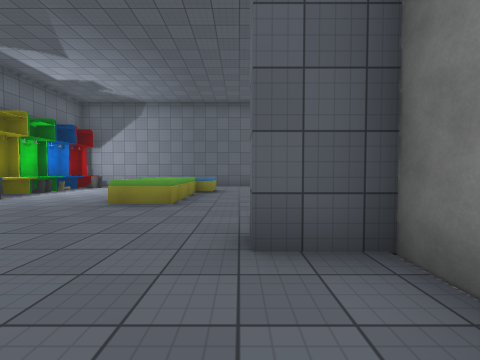
View 1 (above)

16 first-person views from a walk through a Unity game level. The camera is 1.3 m above the floor, tilts 2° down and sees 90° across. Doors are open. The floor is counted in squares, 2 m on a side. Each view is taken from the middle of a square. On the plan, view 1 faces up. The plan holds only what a view shows up to about 9 squares ahead; the rest is blank. The place goes on beyond the plan. The player character is not drawn. Some surface patterns are stand-ins.

View 2
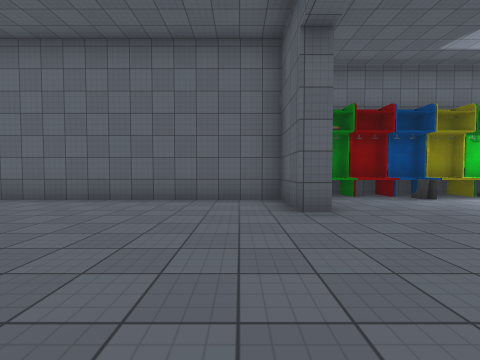

View 3
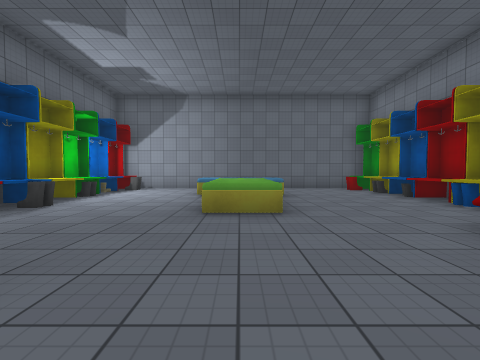

View 4
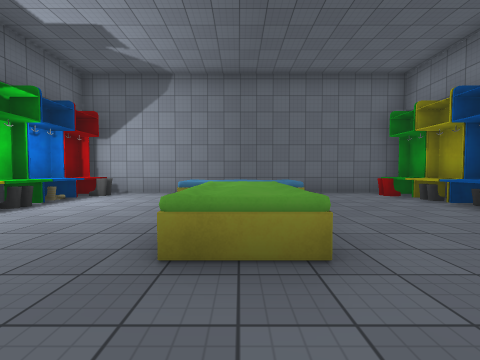

View 5
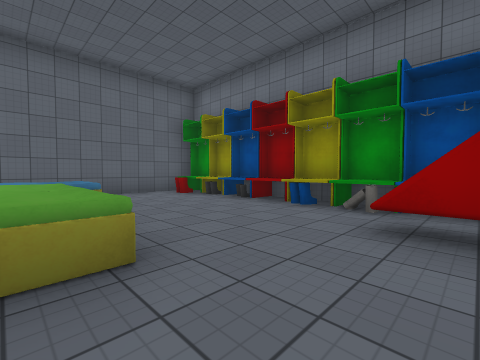

View 6
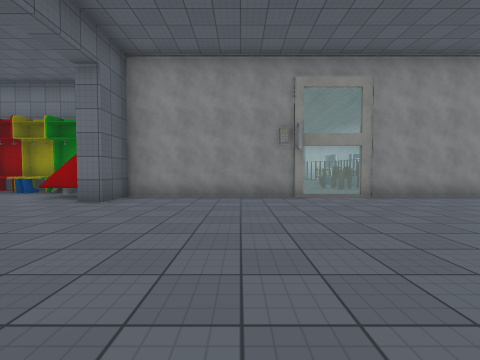

View 7
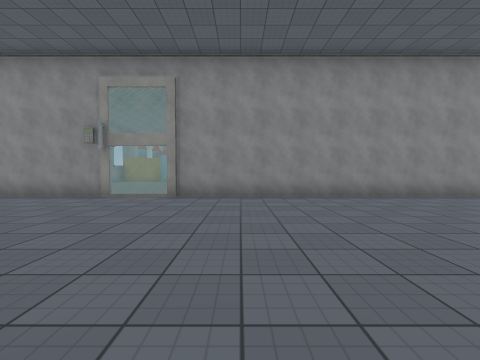

View 8
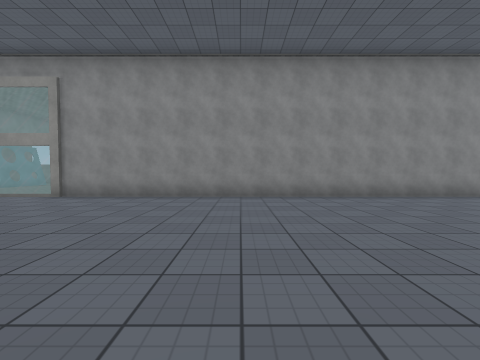

View 9
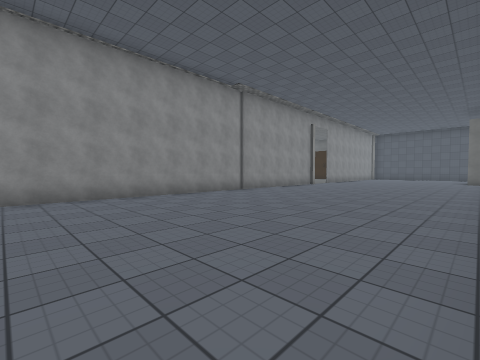

View 10
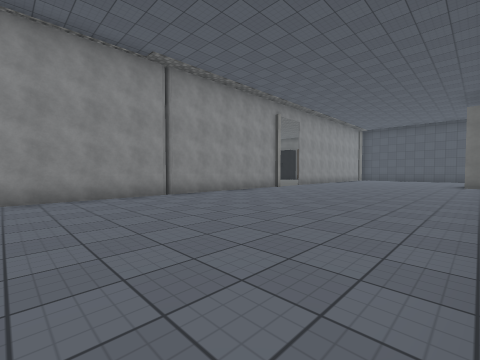

View 11
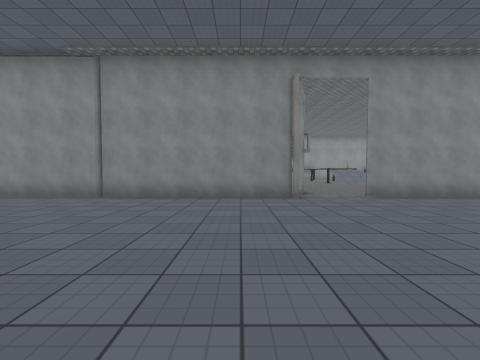

View 12
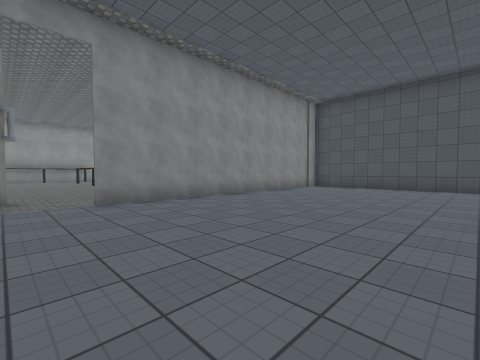

View 13
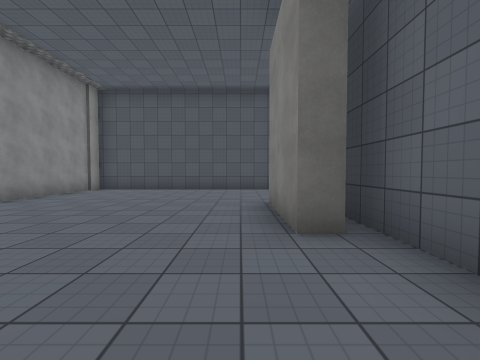

View 14
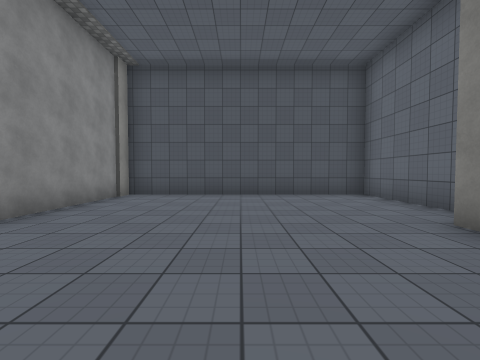

View 15
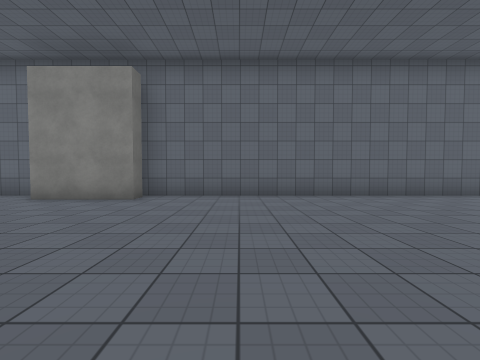

View 16
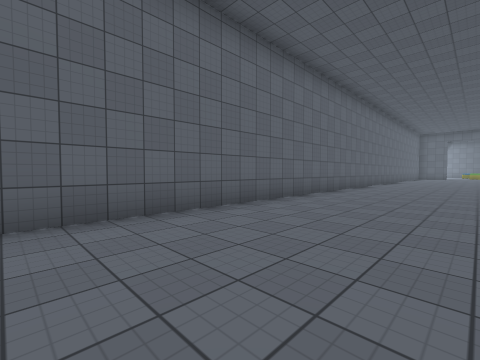

### Floor plan
Points are (right, up) in squares from view 1. A wall is a line through its corners. A room is listed if a view was taken in it or the views show most of it. See-through windows are left out.
Room 1 (views 1, 2, 3, 6, 7, 8, 9, 10, 11, 12, 13, 14, 16)
walls: (-5.5, -12.8) (-5.5, -27.5); (1.3, -19.4) (1.3, 1.9) (0.1, 1.9); (1.3, -22.4) (1.3, -20.4); (-5.1, -26.5) (-4.6, -26.5) (-4.6, -29); (-5.5, -29.6) (-5.5, -32.8) (1.3, -32.8) (1.3, -24.3); (-3.8, 1.9) (-5.5, 1.9) (-5.5, -4.6)
ways out: open door at (-1.5, 2) to room 2; opening at (1, -23.5) to room 3; opening at (1, -20) to room 3
Room 2 (views 4, 5)
walls: (3, 10.4) (-6.6, 10.4)
low walls: (-6.8, 8) (-6.8, 3.6)
ways out: open door at (-1.5, 2) to room 1
objects: other object (-6, 3) to (-6, 4); other object (-6, 5); other object (-6, 6); other object (-6, 7); other object (-6, 8); other object (-6, 9); other object (-6, 10); other object (-3, 8) to (-1, 8); other object (-2, 5) to (-2, 7); other object (1, 3) to (1, 4); other object (2, 3) to (3, 3); other object (2, 4); other object (2, 4) to (3, 5); other object (2, 5) to (3, 6); other object (2, 6) to (3, 7); other object (2, 7) to (3, 8); other object (2, 9); other object (2, 10); other object (3, 8); other object (3, 9)
Room 3 (view 15)
walls: (1.3, -20.4) (1.3, -19.4)
ways out: opening at (1, -23.5) to room 1; opening at (1, -20) to room 1
objects: other object (2, -23) to (3, -23)

Positions as (right, up) in squares from view 1, and headings:
1: (0, 0), facing up
2: (0, 1), facing left
3: (-2, 1), facing up
4: (-2, 3), facing up
5: (-2, 3), facing up-right
6: (-5, -1), facing right
7: (-5, -6), facing right
8: (-5, -9), facing right
9: (-5, -11), facing down-right
10: (-5, -14), facing down-right
11: (-5, -21), facing right
12: (-4, -23), facing down-right
13: (-4, -24), facing down
14: (-2, -26), facing down
15: (1, -24), facing left
16: (-2, -22), facing up-left
